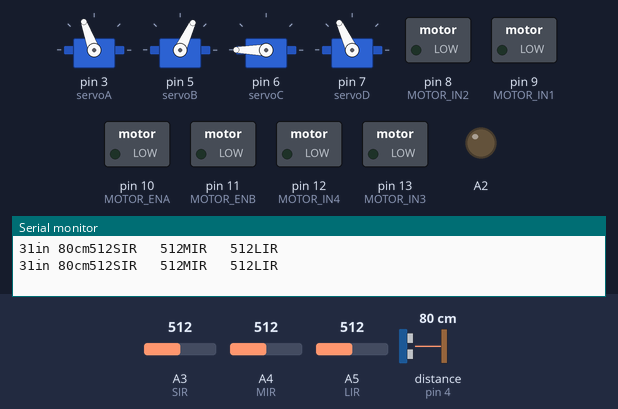
This sketch was run on a simulated Arduino Uno, built with avr-gcc and run on an emulated ATmega328P. Shown: 4 × servo, switched loads named in the sketch (green lamp = pin HIGH), output pins drawn as LEDs (lit = HIGH), the last lines printed to the serial monitor. Wiring (inferred from the names in the program): ultrasonic range finder: trigger pin 2; echo pin 4. The test bench sets the inputs (shaded band); at power-on: distance to the obstacle (sensor on pin 4) 80 cm, A3 (SIR) = 512, A4 (MIR) = 512, A5 (LIR) = 512. The echo pulse lasts 58.3 µs per cm; pins used as bus, display or sensor lines are not drawn.

Above: at 15.0 s.
15.1 s: distance to the obstacle (sensor on pin 4) set to 9 cm
At 27.0 s:
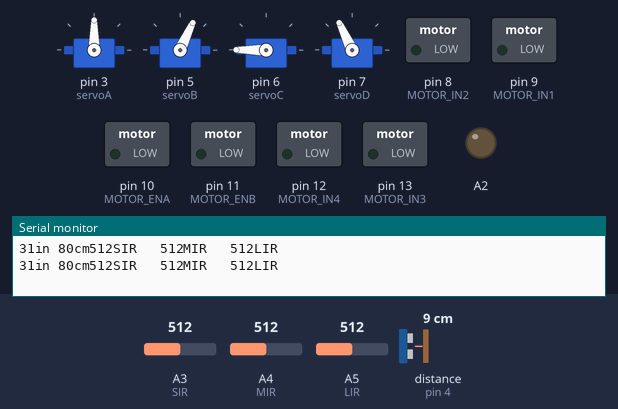
29.1 s: distance to the obstacle (sensor on pin 4) set to 6 cm
43.1 s: distance to the obstacle (sensor on pin 4) set to 18 cm
At 44.1 s:
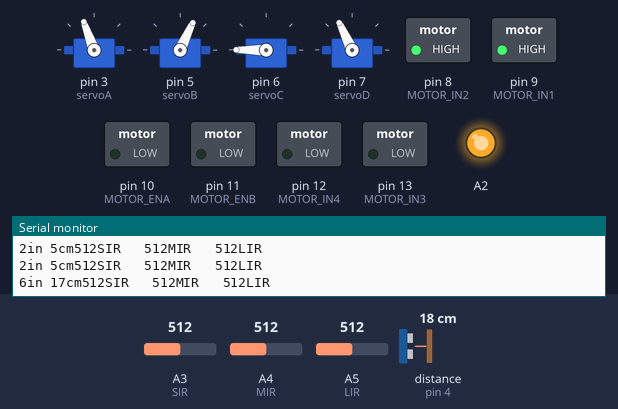
53.7 s: A3 (SIR) set to 686
64.3 s: A3 (SIR) set to 716
At 72.5 s:
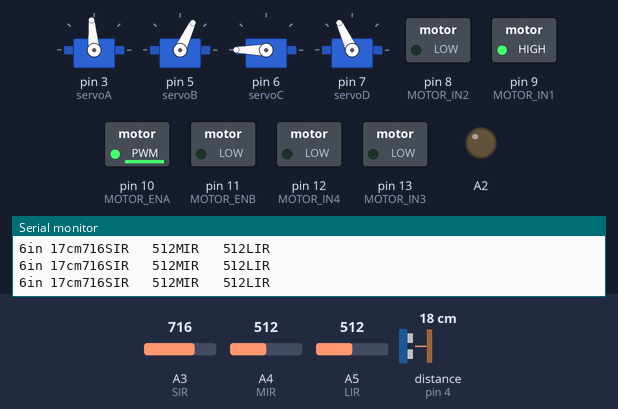
74.9 s: A3 (SIR) set to 690
At 77.7 s:
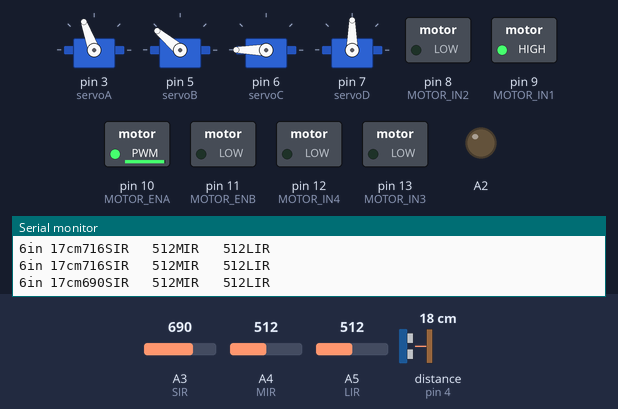
Timing chart, 0 to 102.8 s (numbered marks = the images above; inputs shaded):
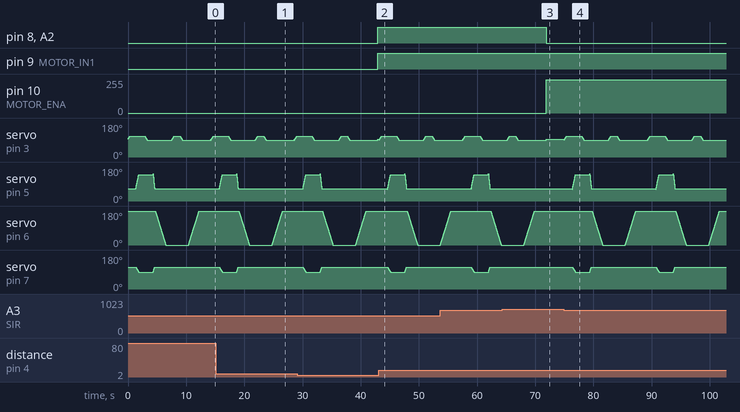

Measured:
- the behaviour switches between 699 and 700 on A3 (SIR) (found by bisection; images 2 and 3)
- after the input at 29.1 s, pin 8 (MOTOR_IN2), pin 9 (MOTOR_IN1), A2: LOW → HIGH after 13.9 s
- after the input at 64.3 s, pin 8 (MOTOR_IN2), A2: HIGH → LOW after 7.6 s; pin 10 (MOTOR_ENA): 0/255 → 250/255 after 7.6 s; servo on pin 5 (servoB): stops changing and stays 65°; servo on pin 7 (servoD): stops changing and stays 115°
- by itself, servo on pin 5 (servoB): rises from 65° to 143° in 2.9 s, then falls to 65° in 0.26 s

The sketch:

Arduino_Code_.ino
```cpp
#include <Servo.h>
#define trig 2         // Define pin for ultrasonic sensor trigger
#define echo 4        // Define pin for ultrasonic sensor echo

// Motor control pin definitions
#define MOTOR_ENA 10
#define MOTOR_ENB 11
#define MOTOR_IN1 9
#define MOTOR_IN2 8
#define MOTOR_IN3 13
#define MOTOR_IN4 12

// Initialize servo objects
Servo servoA;
Servo servoB;
Servo servoC;
Servo servoD;

// Initial positions of servos
int A=95;
int B=65;
int C=180;
int D=115;

// Infrared sensor pin definitions
#define SIR A3
#define MIR A4
#define LIR A5


void setup()

{
  // Set motor control pins as outputs
  pinMode(MOTOR_ENA, OUTPUT);
  pinMode(MOTOR_ENB, OUTPUT);
  pinMode(MOTOR_IN1, OUTPUT);
  pinMode(MOTOR_IN2, OUTPUT);
  pinMode(MOTOR_IN3, OUTPUT);
  pinMode(MOTOR_IN4, OUTPUT);
 // Set ultrasonic sensor pins
  pinMode (trig,OUTPUT);
  pinMode (echo,INPUT);

  Serial.begin(9600);  // Start serial communication at 9600 baud rate
// Set infrared sensor pins as inputs
  pinMode(SIR, INPUT);
  pinMode(MIR, INPUT);
  pinMode(LIR, INPUT);
 // Attach servos to their respective pins
  servoA.attach(3);
  servoB.attach(5);
  servoC.attach(6);
  servoD.attach(7);
}

void loop()
{
  // Read values from infrared sensors
  int SIRValue = analogRead(SIR);
  int MIRValue = analogRead(MIR);
  int LIRValue = analogRead(LIR);

// Set initial positions of servos
  servoA.write(95);
  servoB.write(65);
  servoC.write(180);
  servoD.write(115);

// Trigger the ultrasonic sensor
  digitalWrite (trig,LOW);
  delayMicroseconds(2);
  digitalWrite (trig,HIGH);
  delayMicroseconds(10);
  digitalWrite (trig,LOW);

 long t = pulseIn (echo,HIGH);

// Convert time into distance
 long inches = t / 74 / 2 ;
 long cm = t / 29 / 2 ;

// Print distance and sensor values to serial monitor
 Serial.print(inches);
 Serial.print("in ");
 Serial.print(cm);
 Serial.print("cm");

 Serial.print(SIRValue );
 Serial.print("SIR   ");
 Serial.print(MIRValue);
 Serial.print("MIR   ");
 Serial.print(LIRValue);
 Serial.println("LIR   ");
 delay (10);

// Decision making based on distance and sensor values
  if  (inches < 3 )
 {
    analogWrite (A2,130);  // Activate some actuator with value 130
    MBS();  // Stop the main belt
    delay(10);
 }


    else if (SIRValue<700 && MIRValue>700 && LIRValue>700  )
    {
      SIRM();  // Perform SIRM operation
      delay (1000);
    }

    else if (SIRValue<700 && MIRValue<700 && LIRValue>700  )

    {
      MIRM();  // Perform MIRM operation
      delay (1000);
    }

    else if (SIRValue<700 && MIRValue<700 && LIRValue<700  )

    {
      LIRM();  // Perform LIRM operation
      delay (1000);
    }

    else
    {
      analogWrite (A2,0);  // Deactivate the actuator
      MBF();      // Move the main belt forward
    strtmeArm();  // Reset the arm positions
    delay(100);
    }
 }

void MBF() {
  // Move main belt
  analogWrite(MOTOR_ENA,250);
  digitalWrite(MOTOR_IN1, HIGH);
  digitalWrite(MOTOR_IN2, LOW);

}

void MBS() {
  // stop main belt
  analogWrite(MOTOR_ENA,0);
  digitalWrite(MOTOR_IN1, HIGH);
  digitalWrite(MOTOR_IN2, HIGH);
}

void BF() {
  // Move main belt
  analogWrite(MOTOR_ENB,250);
  digitalWrite(MOTOR_IN3, HIGH);
  digitalWrite(MOTOR_IN4, LOW);
}

void BS() {
  // stop main belt
  analogWrite(MOTOR_ENB,0);
  digitalWrite(MOTOR_IN3, HIGH);
  digitalWrite(MOTOR_IN4, HIGH);
}


void strtmeArm()
{
  // Reset servo arm positions to initial
  servoA.write(95);
  servoB.write(65);
  servoC.write(180);
  servoD.write(115);
}


void SIRM()   // Sequence for SIRM operation
{
for (A; A<= 110; ++A)
      {
       servoA.write(A);
       delay(20);
      }

    delay(1000);
 // Move servos B and D to a specific position
do
  {
    servoB.write(B);
    servoD.write(D);

    D--;
    delay(10);

    B=B+3;
    delay(10);
  }

  while
        (D >= 90);
        (B <= 140);

        delay(1000);


// Return servo A to initial position
for (A; A>= 90; --A)
      {
       servoA.write(A);
       delay(20);
      }

    delay(1000);

// Return servos B and D to initial positions
do

  {
     servoB.write(B);
    servoD.write(D);
    D++;
    delay(5);
    B=B-3;
    delay(5);
  }
  while
        (D <= 115);
        (B >= 65);
         delay(100);

  // Move servo C to a specific position
for (C; C>= 120; C--)
      {
       servoC.write(C);
       delay(10);
      }
    delay(1000);

// Repeat initial sequence for servo A
for (A; A<= 110; ++A)
      {
       servoA.write(A);
       delay(20);
      }
    delay(1000);

// Return servo A to initial position
for (A; A>= 90; --A)
      {
       servoA.write(A);
       delay(20);
      }

    delay(1000);

// Return servo C to initial position
for (C; C<= 180; ++C)
      {
       servoC.write(C);
       delay(10);
      }

    delay(1000);

}


void MIRM()     // Sequence for MIRM operation (similar to SIRM)
{
for (A; A<= 110; ++A)
      {
       servoA.write(A);
       delay(20);
      }

    delay(1000);


do
  {
    servoB.write(B);
    servoD.write(D);

    D--;
    delay(10);

    B=B+3;
    delay(10);
  }

  while
        (D >= 90);
        (B <= 140);

        delay(1000);


for (A; A>= 90; --A)
      {
       servoA.write(A);
       delay(20);
      }

    delay(1000);


do

  {
     servoB.write(B);
    servoD.write(D);
    D++;
    delay(5);
    B=B-3;
    delay(5);
  }
  while
        (D <= 115);
        (B >= 65);
         delay(100);
// Move servo C to a different position compared to SIRM
for (C; C>= 60; C--)
      {
       servoC.write(C);
       delay(10);
      }

    delay(1000);


for (A; A<= 110; ++A)
      {
       servoA.write(A);
       delay(20);
      }

    delay(1000);

for (A; A>= 90; --A)
      {
       servoA.write(A);
       delay(20);
      }

    delay(1000);
for (C; C<= 180; ++C)
      {
       servoC.write(C);
       delay(10);
      }

    delay(1000);

}


void LIRM()   // Sequence for LIRM operation (similar to SIRM and MIRM)
{
for (A; A<= 110; ++A)
      {
       servoA.write(A);
       delay(20);
      }

    delay(1000);


do
  {
    servoB.write(B);
    servoD.write(D);

    D--;
    delay(10);

    B=B+3;
    delay(10);
  }

  while
        (D >= 90);
        (B <= 140);

        delay(1000);


for (A; A>= 90; --A)
      {
       servoA.write(A);
       delay(20);
      }

    delay(1000);


do

  {
     servoB.write(B);
    servoD.write(D);
    D++;
    delay(5);
    B=B-3;
    delay(5);
  }
  while
        (D <= 115);
        (B >= 65);
         delay(100);
for (C; C>= 0; C--)
      {
       servoC.write(C);
       delay(10);
      }

    delay(1000);


for (A; A<= 110; ++A)
      {
       servoA.write(A);
       delay(20);
      }

    delay(1000);

for (A; A>= 90; --A)
      {
       servoA.write(A);
       delay(20);
      }

    delay(1000);

for (C; C<= 180; ++C)
      {
       servoC.write(C);
       delay(10);
      }

    delay(1000);

}
```
